Frame 1 (no input): blank canvas, image omitted
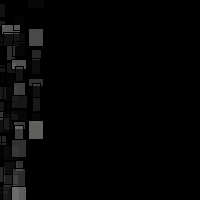
Frame 60 (the mouse pressed at the canvas centre just before this capture)
Frame 120 (the mouse held since frame 60 and released just before this capture): identical to frame 60, image omitted

The Processing sketch that drew this single still picture (run headless with seeded random() and noise(); from frame 60 on, the mouse is pressed at the canvas centre):

// Processing sketch: processing_56498
// ── processing_56498.pde

float x;
float y;
int w;
int h;
int c;
int o;
float bend;
float bend2;

int on;

void setup(){
  size (200, 200);
  background (0);
  
  on = 1;
  
}

void draw(){
  if(on ==1){
//    stroke(c);
  //  bend = (int)random(200);
    //bend2 = (int)random(200);
    //curve (bend, bend2, 0, 0, x, y, bend2, bend);
  rectMode(CENTER);
  stroke(0);
  rect (x, y, w, h);
  fill(c, o);
  c = (int)random(-20, 275);
  o = (int)random(100);
  y = y+h;
  w = (int)random(8, 20);
  h = (int)random(8, 20); 
//  w = (mouseX+1)/4;
 // h = (mouseY+1)/4;
  if(y>height){
    y = 0;
    x = x+w;
  }
  if(x>width){
    x = 0;
  }
  if(y>height){
    y = 0;
  }
  }
    
}

void mousePressed(){
  if(on == 1){
    on = 0;
    
  }else{
    on = 1;
  }
}
